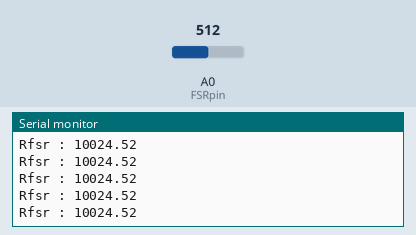
A sketch run on a simulated Arduino Uno, built with avr-gcc and run on an emulated ATmega328P. Parts: the last lines printed to the serial monitor. The inputs (shaded band) are chosen by the test bench; at power-on: A0 (FSRpin) = 512.

Above: at 1.2 s.
1.3 s: A0 (FSRpin) set to 1007
At 1.56 s:
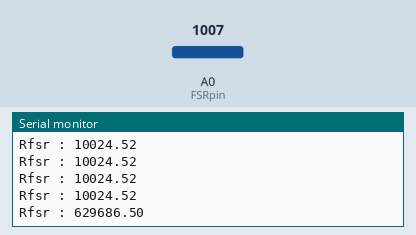
2.8 s: A0 (FSRpin) set to 1023
At 2.97 s:
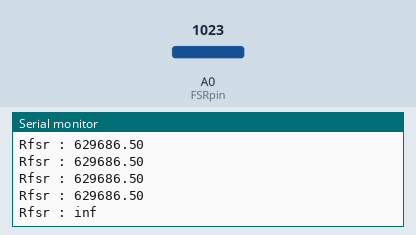

Measured:
- the behaviour switches between 1022 and 1023 on A0 (FSRpin) (found by bisection; images 1 and 2)
- after the input at 1.3 s, the serial monitor: prints a new line after 0.11 s (image 1)
- after the input at 2.8 s, the serial monitor: prints a new line at once (image 2)

The sketch:

FSR_Sensor.ino
```cpp
int FSRpin = 0;
int Vo;
float Rfsr;

void setup() {
  Serial.begin(9600);
}

void loop() {
  Vo = analogRead(FSRpin);
  Rfsr = ((9.78 * Vo) / (1 - (Vo / 1023.0)));
  Serial.print("Rfsr : ");
  Serial.println(Rfsr);
  delay(200);
}
```
